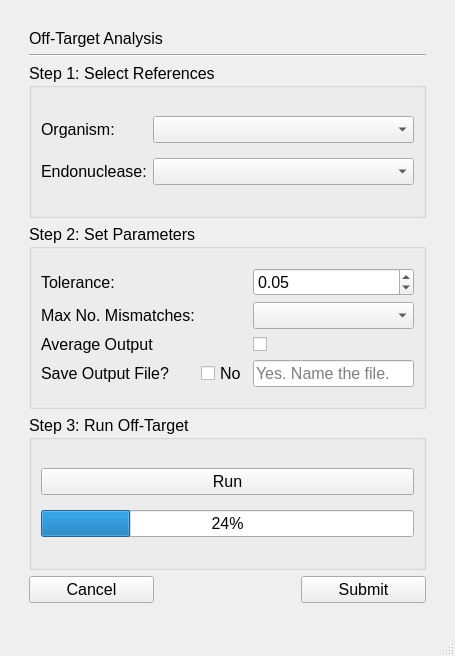
<?xml version="1.0" encoding="UTF-8"?>
<ui version="4.0">
 <class>tolerancelineEdit</class>
 <widget class="QMainWindow" name="tolerancelineEdit">
  <property name="geometry">
   <rect>
    <x>0</x>
    <y>0</y>
    <width>455</width>
    <height>656</height>
   </rect>
  </property>
  <property name="font">
   <font>
    <pointsize>12</pointsize>
   </font>
  </property>
  <property name="windowTitle">
   <string>MainWindow</string>
  </property>
  <widget class="QWidget" name="centralwidget">
   <layout class="QGridLayout" name="gridLayout_2">
    <item row="1" column="1">
     <layout class="QGridLayout" name="gridLayout">
      <item row="2" column="0" colspan="2">
       <widget class="QGroupBox" name="Step1">
        <property name="title">
         <string>Step 1: Select References</string>
        </property>
        <layout class="QGridLayout" name="gridLayout_4">
         <item row="2" column="1">
          <widget class="QComboBox" name="EndocomboBox">
           <property name="sizePolicy">
            <sizepolicy hsizetype="Expanding" vsizetype="Fixed">
             <horstretch>0</horstretch>
             <verstretch>0</verstretch>
            </sizepolicy>
           </property>
          </widget>
         </item>
         <item row="1" column="0">
          <widget class="QLabel" name="label_2">
           <property name="toolTip">
            <string>&lt;html&gt;&lt;head/&gt;&lt;body&gt;&lt;p&gt;&lt;span style=&quot; font-size:12pt;&quot;&gt;This is the reference organism that off-target will be ran against. List is populated based on currenet CSPR files in CASPER database directory.&lt;/span&gt;&lt;/p&gt;&lt;/body&gt;&lt;/html&gt;</string>
           </property>
           <property name="text">
            <string>Organism:</string>
           </property>
          </widget>
         </item>
         <item row="1" column="1">
          <widget class="QComboBox" name="OrgcomboBox">
           <property name="sizePolicy">
            <sizepolicy hsizetype="Expanding" vsizetype="Fixed">
             <horstretch>0</horstretch>
             <verstretch>0</verstretch>
            </sizepolicy>
           </property>
          </widget>
         </item>
         <item row="0" column="0" colspan="2">
          <spacer name="verticalSpacer_3">
           <property name="orientation">
            <enum>Qt::Vertical</enum>
           </property>
           <property name="sizeType">
            <enum>QSizePolicy::Preferred</enum>
           </property>
           <property name="sizeHint" stdset="0">
            <size>
             <width>20</width>
             <height>10</height>
            </size>
           </property>
          </spacer>
         </item>
         <item row="2" column="0">
          <widget class="QLabel" name="label_3">
           <property name="toolTip">
            <string>&lt;html&gt;&lt;head/&gt;&lt;body&gt;&lt;p&gt;&lt;span style=&quot; font-size:12pt;&quot;&gt;This is the reference endonuclease that will be used for off-target analysis.&lt;/span&gt;&lt;/p&gt;&lt;/body&gt;&lt;/html&gt;</string>
           </property>
           <property name="text">
            <string>Endonuclease:</string>
           </property>
          </widget>
         </item>
         <item row="3" column="0" colspan="2">
          <spacer name="verticalSpacer_7">
           <property name="orientation">
            <enum>Qt::Vertical</enum>
           </property>
           <property name="sizeType">
            <enum>QSizePolicy::Preferred</enum>
           </property>
           <property name="sizeHint" stdset="0">
            <size>
             <width>20</width>
             <height>10</height>
            </size>
           </property>
          </spacer>
         </item>
        </layout>
       </widget>
      </item>
      <item row="3" column="0" colspan="2">
       <widget class="QGroupBox" name="Step2">
        <property name="title">
         <string>Step 2: Set Parameters</string>
        </property>
        <layout class="QGridLayout" name="gridLayout_5">
         <item row="1" column="2">
          <widget class="QDoubleSpinBox" name="toleranceSpinBox">
           <property name="maximum">
            <double>0.500000000000000</double>
           </property>
           <property name="singleStep">
            <double>0.050000000000000</double>
           </property>
           <property name="value">
            <double>0.050000000000000</double>
           </property>
          </widget>
         </item>
         <item row="2" column="2">
          <widget class="QComboBox" name="mismatchcomboBox"/>
         </item>
         <item row="5" column="0">
          <widget class="QLabel" name="label">
           <property name="text">
            <string>Save Output File?</string>
           </property>
          </widget>
         </item>
         <item row="0" column="0" colspan="3">
          <spacer name="verticalSpacer_4">
           <property name="orientation">
            <enum>Qt::Vertical</enum>
           </property>
           <property name="sizeType">
            <enum>QSizePolicy::Preferred</enum>
           </property>
           <property name="sizeHint" stdset="0">
            <size>
             <width>20</width>
             <height>10</height>
            </size>
           </property>
          </spacer>
         </item>
         <item row="6" column="0" colspan="3">
          <spacer name="verticalSpacer_6">
           <property name="orientation">
            <enum>Qt::Vertical</enum>
           </property>
           <property name="sizeType">
            <enum>QSizePolicy::Preferred</enum>
           </property>
           <property name="sizeHint" stdset="0">
            <size>
             <width>20</width>
             <height>10</height>
            </size>
           </property>
          </spacer>
         </item>
         <item row="1" column="0">
          <widget class="QLabel" name="label_4">
           <property name="toolTip">
            <string>&lt;html&gt;&lt;head/&gt;&lt;body&gt;&lt;p&gt;Potential off-target sites scoring lower than this value are dismissed (I.e. they do not pose a threat for off-target activity). Computational time increases as tolerance value decreases.&lt;/p&gt;&lt;/body&gt;&lt;/html&gt;</string>
           </property>
           <property name="text">
            <string>Tolerance:</string>
           </property>
          </widget>
         </item>
         <item row="3" column="0">
          <widget class="QLabel" name="label_6">
           <property name="toolTip">
            <string>&lt;html&gt;&lt;head/&gt;&lt;body&gt;&lt;p&gt;Check this option if you only want to see the average off-target score for each gRNA. Leaving this option unchecked will report the average off-target score as well as the putatitve off-target sequences, their locations, and individual off-target scores.&lt;/p&gt;&lt;/body&gt;&lt;/html&gt;</string>
           </property>
           <property name="text">
            <string>Average Output</string>
           </property>
          </widget>
         </item>
         <item row="3" column="2">
          <widget class="QCheckBox" name="AVG">
           <property name="text">
            <string/>
           </property>
          </widget>
         </item>
         <item row="2" column="0">
          <widget class="QLabel" name="label_5">
           <property name="toolTip">
            <string>&lt;html&gt;&lt;head/&gt;&lt;body&gt;&lt;p&gt;If the number of mismatches in a putative off-target site exceeds this number, CASPER will not score the site. Computational time increases as this number increases.&lt;/p&gt;&lt;/body&gt;&lt;/html&gt;</string>
           </property>
           <property name="text">
            <string>Max No. Mismatches:</string>
           </property>
          </widget>
         </item>
         <item row="5" column="1">
          <widget class="QCheckBox" name="outputCheckBox">
           <property name="text">
            <string>No</string>
           </property>
          </widget>
         </item>
         <item row="5" column="2">
          <widget class="QLineEdit" name="outputFileName">
            <property name="placeholderText">
              <string>Yes. Name the file.</string>
            </property>
          </widget>
         </item>
        </layout>
       </widget>
      </item>
      <item row="5" column="1" alignment="Qt::AlignRight">
       <widget class="QPushButton" name="submitButton">
        <property name="minimumSize">
         <size>
          <width>125</width>
          <height>0</height>
         </size>
        </property>
        <property name="text">
         <string>Submit</string>
        </property>
       </widget>
      </item>
      <item row="1" column="0" colspan="2">
       <widget class="Line" name="line">
        <property name="orientation">
         <enum>Qt::Horizontal</enum>
        </property>
       </widget>
      </item>
      <item row="4" column="0" colspan="2">
       <widget class="QGroupBox" name="Step3">
        <property name="title">
         <string>Step 3: Run Off-Target</string>
        </property>
        <layout class="QGridLayout" name="gridLayout_6">
         <item row="1" column="0">
          <widget class="QPushButton" name="Run">
           <property name="text">
            <string>Run</string>
           </property>
          </widget>
         </item>
         <item row="3" column="0">
          <widget class="QProgressBar" name="progressBar">
           <property name="value">
            <number>24</number>
           </property>
          </widget>
         </item>
         <item row="0" column="0">
          <spacer name="verticalSpacer_5">
           <property name="orientation">
            <enum>Qt::Vertical</enum>
           </property>
           <property name="sizeType">
            <enum>QSizePolicy::Preferred</enum>
           </property>
           <property name="sizeHint" stdset="0">
            <size>
             <width>20</width>
             <height>10</height>
            </size>
           </property>
          </spacer>
         </item>
         <item row="4" column="0">
          <spacer name="verticalSpacer_8">
           <property name="orientation">
            <enum>Qt::Vertical</enum>
           </property>
           <property name="sizeType">
            <enum>QSizePolicy::Preferred</enum>
           </property>
           <property name="sizeHint" stdset="0">
            <size>
             <width>20</width>
             <height>10</height>
            </size>
           </property>
          </spacer>
         </item>
        </layout>
       </widget>
      </item>
      <item row="0" column="0" colspan="2">
       <widget class="QLabel" name="title">
        <property name="sizePolicy">
         <sizepolicy hsizetype="Expanding" vsizetype="Fixed">
          <horstretch>0</horstretch>
          <verstretch>0</verstretch>
         </sizepolicy>
        </property>
        <property name="text">
         <string>Off-Target Analysis</string>
        </property>
       </widget>
      </item>
      <item row="5" column="0" alignment="Qt::AlignLeft">
       <widget class="QPushButton" name="cancelButton">
        <property name="minimumSize">
         <size>
          <width>125</width>
          <height>0</height>
         </size>
        </property>
        <property name="text">
         <string>Cancel</string>
        </property>
       </widget>
      </item>
     </layout>
    </item>
    <item row="2" column="1">
     <spacer name="verticalSpacer">
      <property name="orientation">
       <enum>Qt::Vertical</enum>
      </property>
      <property name="sizeType">
       <enum>QSizePolicy::Fixed</enum>
      </property>
      <property name="sizeHint" stdset="0">
       <size>
        <width>20</width>
        <height>20</height>
       </size>
      </property>
     </spacer>
    </item>
    <item row="1" column="2">
     <spacer name="horizontalSpacer_2">
      <property name="orientation">
       <enum>Qt::Horizontal</enum>
      </property>
      <property name="sizeType">
       <enum>QSizePolicy::Fixed</enum>
      </property>
      <property name="sizeHint" stdset="0">
       <size>
        <width>20</width>
        <height>20</height>
       </size>
      </property>
     </spacer>
    </item>
    <item row="1" column="0">
     <spacer name="horizontalSpacer">
      <property name="orientation">
       <enum>Qt::Horizontal</enum>
      </property>
      <property name="sizeType">
       <enum>QSizePolicy::Fixed</enum>
      </property>
      <property name="sizeHint" stdset="0">
       <size>
        <width>20</width>
        <height>20</height>
       </size>
      </property>
     </spacer>
    </item>
    <item row="0" column="1">
     <spacer name="verticalSpacer_2">
      <property name="orientation">
       <enum>Qt::Vertical</enum>
      </property>
      <property name="sizeType">
       <enum>QSizePolicy::Fixed</enum>
      </property>
      <property name="sizeHint" stdset="0">
       <size>
        <width>20</width>
        <height>20</height>
       </size>
      </property>
     </spacer>
    </item>
   </layout>
  </widget>
  <widget class="QStatusBar" name="statusbar"/>
 </widget>
 <resources/>
 <connections/>
</ui>
